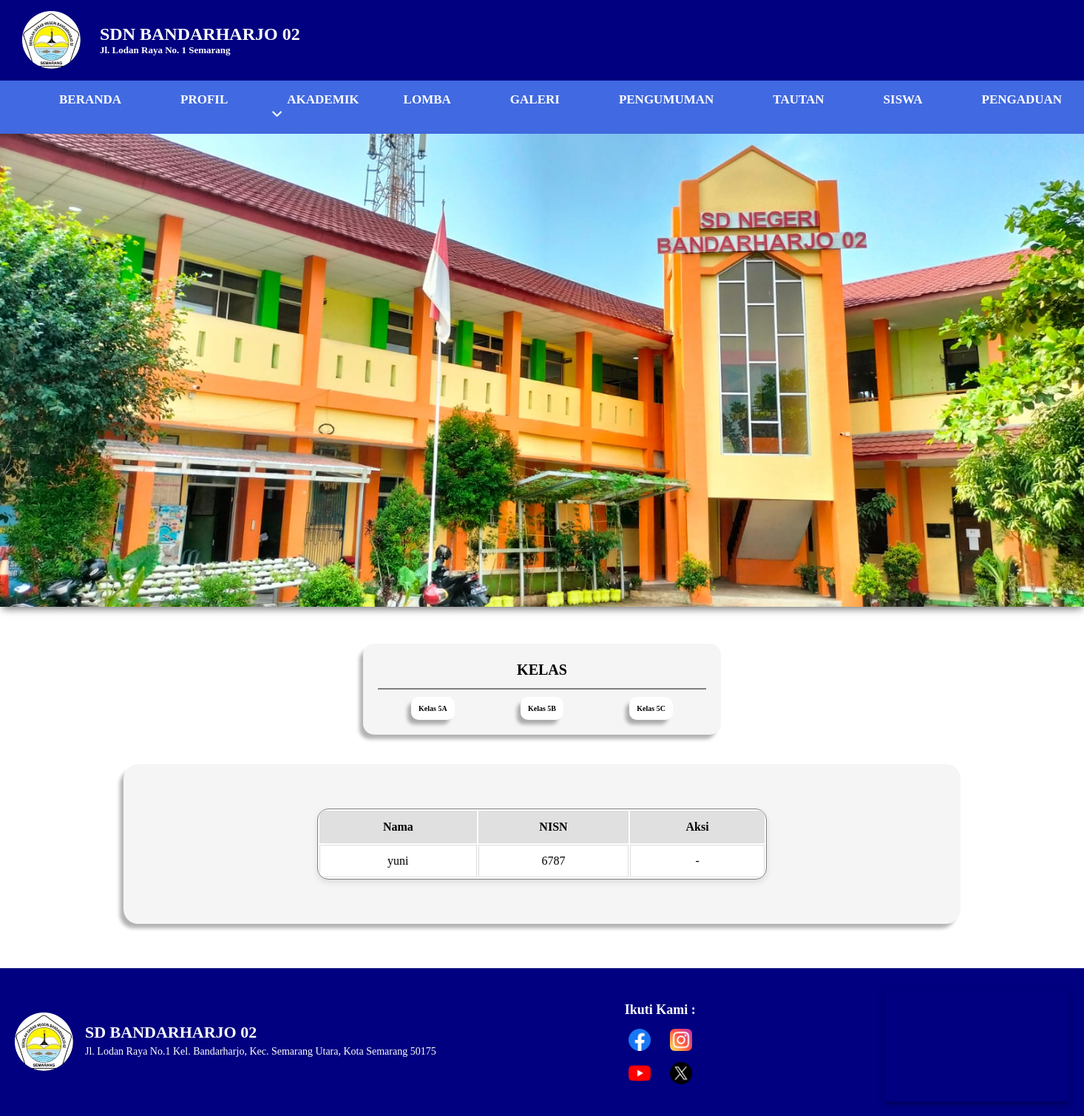
The app's page /menu/siswa/kelas/kelas5.php, older data.
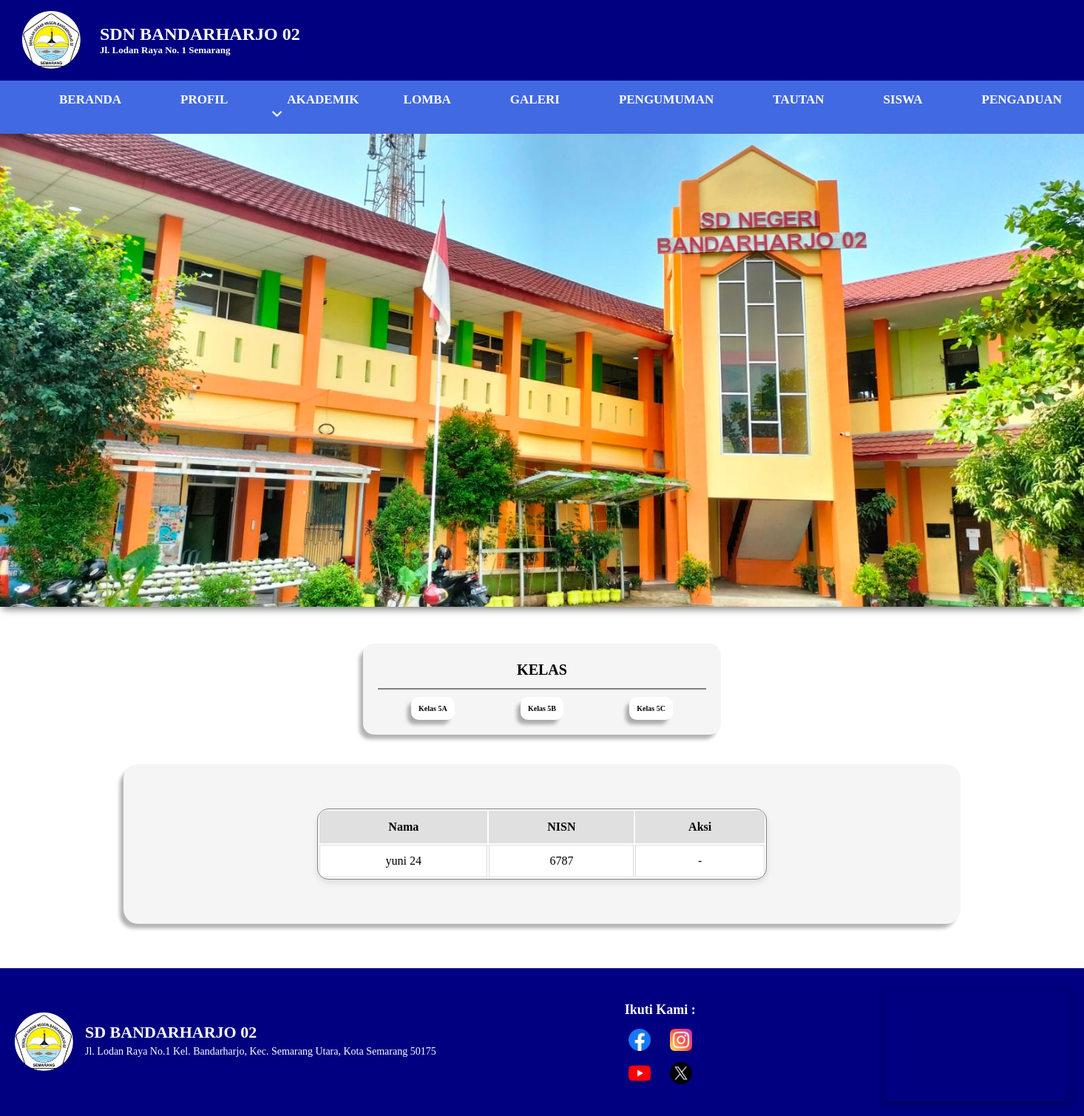
The same page, newer data.
### tables this page shows
CREATE TABLE `siswa5` (
  `id` int(11) NOT NULL,
  `nama` varchar(255) NOT NULL,
  `nisn` int(255) NOT NULL,
  `kategori` varchar(11) NOT NULL
);

### menu/siswa/kelas/kelas5.php (the view, shortened to what this page needs)
<?php
include('/bandarharjo/partials/header.php');
include('/bandarharjo/koneksi.php');
$kelas = isset($_GET['kelas']) ? $_GET['kelas'] : '5A';
$kategori = '';
if ($kelas == '5A') {
    $kategori = 'A';
} elseif ($kelas == '5B') {
    $kategori = 'B';
} elseif ($kelas == '5C') {
    $kategori = 'C';
}
$query = "SELECT * FROM siswa5 WHERE kategori='$kategori'";
$result = $conn->query($query);
?>
<link rel="stylesheet" href="/css/kelas.css">
<body>
<div class="container">
    <div class="navbar-item">
        <div class="navigation">
            <div class="title">
                <h1>KELAS</h1>
            </div>
            <div class="nav-underline"></div>
            <div class="selection">
                <div class="option" onclick="window.location.href='?kelas=5A'"><p>Kelas 5A</p></div>
                <div class="option" onclick="window.location.href='?kelas=5B'"><p>Kelas 5B</p></div>
                <div class="option" onclick="window.location.href='?kelas=5C'"><p>Kelas 5C</p></div>
            </div>
        </div>
    </div>
    <div class="table-container">
        <table>
            <thead>
                <tr>
                    <th>Nama</th>
                    <th>NISN</th>
                    <th>Aksi</th>
                </tr>
            </thead>
            <tbody>
                <?php
                if ($result->num_rows > 0) {
                    while ($siswa = $result->fetch_assoc()) {
                        echo "<tr>
                            <td>" . htmlspecialchars($siswa['nama']) . "</td>
                            <td>" . htmlspecialchars($siswa['nisn']) . "</td>
                            <td>";
                        if (isset($_SESSION['role']) && $_SESSION['role'] === 'admin') {
                            echo "
                                <div class='aksi-buttons'>
                                    <button type='button' class='btn-edit' onclick=\"showEditForm('" . addslashes($siswa['nama']) . "', '" . $siswa['nisn'] . "')\">Edit</button>
                                    <form method='POST' style='display:inline;'>
                                        <input type='hidden' name='hapus_nisn' value='" . htmlspecialchars($siswa['nisn']) . "'>
                                        <button type='submit' class='btn-hapus'>Hapus</button>
                                    </form>
                                </div>";
                        } else {
                            echo "-";
                        }
                        echo "</td></tr>";
                    }
                } else {
                    echo "<tr><td colspan='3'>Tidak ada data</td></tr>";
                }
                ?>
            </tbody>
        </table>
    </div>
</div>
<?php include '/bandarharjo/partials/footer.php'; ?>
</body>

Row changes from the older to the newer data that the page shows:
changed siswa5: nama "yuni" → "yuni 24"
